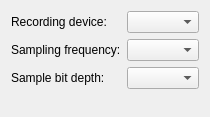
<?xml version="1.0" encoding="UTF-8"?>
<ui version="4.0">
 <class>AudioSettings</class>
 <widget class="QWidget" name="AudioSettings">
  <property name="geometry">
   <rect>
    <x>0</x>
    <y>0</y>
    <width>207</width>
    <height>117</height>
   </rect>
  </property>
  <property name="windowTitle">
   <string>Form</string>
  </property>
  <layout class="QFormLayout" name="formLayout">
   <item row="0" column="0">
    <widget class="QLabel" name="label_3">
     <property name="text">
      <string>Recording device:</string>
     </property>
    </widget>
   </item>
   <item row="0" column="1">
    <widget class="QComboBox" name="device"/>
   </item>
   <item row="2" column="0">
    <widget class="QLabel" name="label">
     <property name="text">
      <string>Sampling frequency:</string>
     </property>
    </widget>
   </item>
   <item row="2" column="1">
    <widget class="QComboBox" name="sampleRate"/>
   </item>
   <item row="4" column="0">
    <widget class="QLabel" name="label_2">
     <property name="text">
      <string>Sample bit depth:</string>
     </property>
    </widget>
   </item>
   <item row="4" column="1">
    <widget class="QComboBox" name="sampleSize"/>
   </item>
  </layout>
 </widget>
 <resources/>
 <connections/>
</ui>
